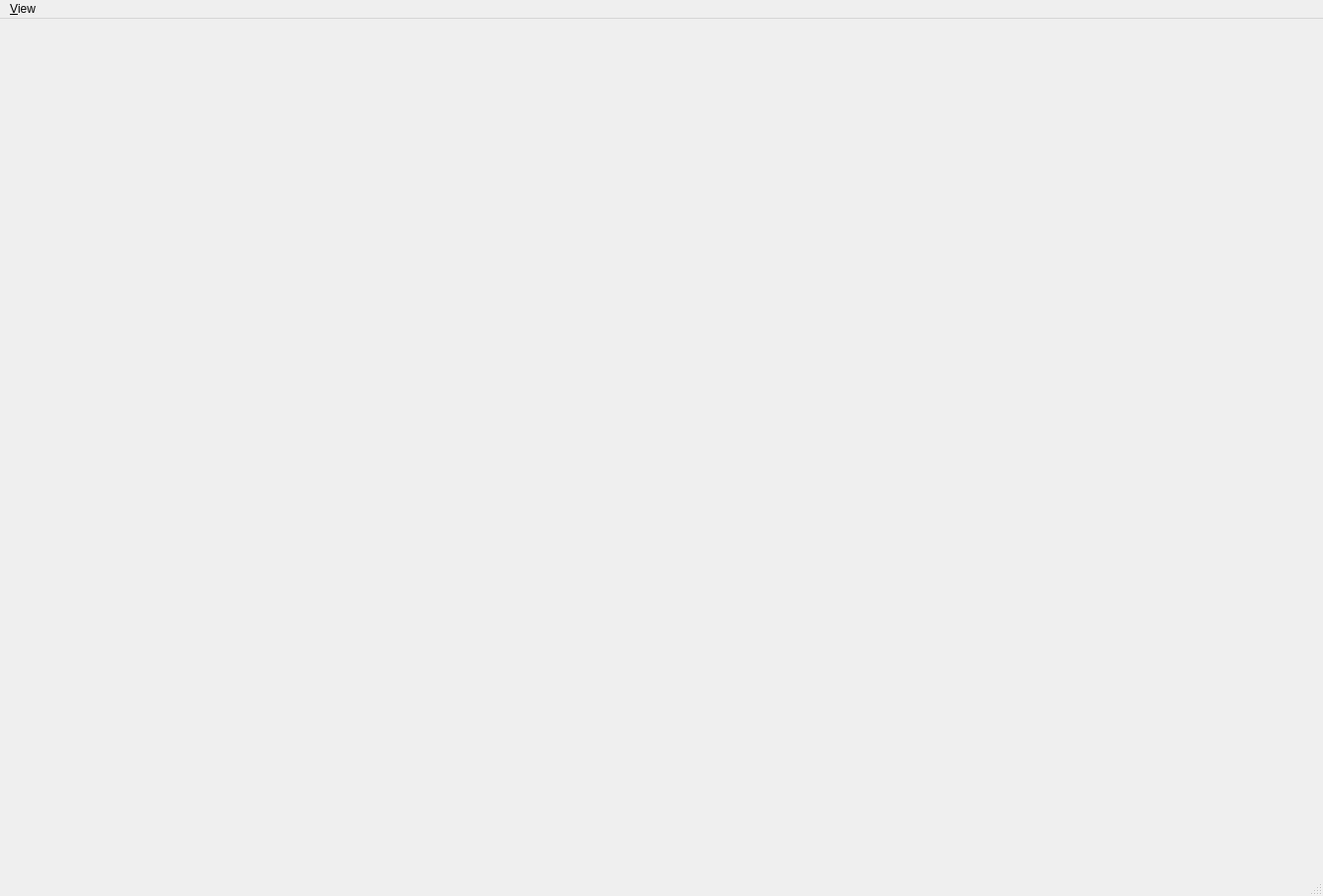
<?xml version="1.0" encoding="UTF-8"?>
<ui version="4.0">
 <class>AppletCentralWidget</class>
 <widget class="QMainWindow" name="AppletCentralWidget">
  <property name="geometry">
   <rect>
    <x>0</x>
    <y>0</y>
    <width>1339</width>
    <height>907</height>
   </rect>
  </property>
  <property name="windowTitle">
   <string>Ilastik Classification Workflow</string>
  </property>
  <widget class="QWidget" name="centralwidget">
   <layout class="QVBoxLayout" name="viewerLayout">
    <property name="margin">
     <number>0</number>
    </property>
   </layout>
  </widget>
  <widget class="QMenuBar" name="menuBar">
   <property name="geometry">
    <rect>
     <x>0</x>
     <y>0</y>
     <width>1339</width>
     <height>25</height>
    </rect>
   </property>
   <property name="nativeMenuBar">
    <bool>false</bool>
   </property>
   <widget class="QMenu" name="menuView">
    <property name="title">
     <string>&amp;View</string>
    </property>
    <addaction name="actionFitToScreen"/>
    <addaction name="actionToggleAllHuds"/>
    <addaction name="actionCenterAllImages"/>
    <addaction name="actionShowDebugPatches"/>
    <addaction name="separator"/>
    <addaction name="actionOnly_for_current_view"/>
    <addaction name="actionFitImage"/>
    <addaction name="actionToggleSelectedHud"/>
    <addaction name="actionCenterImage"/>
    <addaction name="actionReset_zoom"/>
   </widget>
   <addaction name="menuView"/>
  </widget>
  <widget class="QStatusBar" name="statusbar"/>
  <action name="actionOpenFile">
   <property name="icon">
    <iconset>
     <normaloff>icons/document-open.png</normaloff>icons/document-open.png</iconset>
   </property>
   <property name="text">
    <string>&amp;Open File</string>
   </property>
   <property name="iconVisibleInMenu">
    <bool>true</bool>
   </property>
  </action>
  <action name="actionFitToScreen">
   <property name="icon">
    <iconset>
     <normaloff>icons/view-fullscreen.png</normaloff>icons/view-fullscreen.png</iconset>
   </property>
   <property name="text">
    <string>&amp;Zoom to &amp;fit</string>
   </property>
   <property name="toolTip">
    <string>Fit all</string>
   </property>
   <property name="iconVisibleInMenu">
    <bool>true</bool>
   </property>
  </action>
  <action name="actionQuit">
   <property name="icon">
    <iconset>
     <normaloff>icons/process-stop.png</normaloff>icons/process-stop.png</iconset>
   </property>
   <property name="text">
    <string>&amp;Quit</string>
   </property>
   <property name="iconVisibleInMenu">
    <bool>true</bool>
   </property>
  </action>
  <action name="actionShowDebugPatches">
   <property name="checkable">
    <bool>true</bool>
   </property>
   <property name="text">
    <string>&amp;Show Debug Patches</string>
   </property>
   <property name="shortcut">
    <string>Ctrl+D</string>
   </property>
   <property name="iconVisibleInMenu">
    <bool>false</bool>
   </property>
  </action>
  <action name="actionToggleAllHuds">
   <property name="text">
    <string>Toggle huds</string>
   </property>
   <property name="toolTip">
    <string>Hide or show all huds</string>
   </property>
  </action>
  <action name="actionOnly_for_current_view">
   <property name="enabled">
    <bool>true</bool>
   </property>
   <property name="text">
    <string>Only for selected view</string>
   </property>
   <property name="font">
    <font>
     <weight>75</weight>
     <italic>true</italic>
     <bold>true</bold>
    </font>
   </property>
   <property name="iconVisibleInMenu">
    <bool>true</bool>
   </property>
  </action>
  <action name="actionFor_all_axis">
   <property name="enabled">
    <bool>false</bool>
   </property>
   <property name="text">
    <string>For all axis</string>
   </property>
   <property name="font">
    <font>
     <weight>75</weight>
     <italic>true</italic>
     <bold>true</bold>
     <strikeout>false</strikeout>
    </font>
   </property>
   <property name="menuRole">
    <enum>QAction::TextHeuristicRole</enum>
   </property>
  </action>
  <action name="actionToggleSelectedHud">
   <property name="text">
    <string>Toggle hud</string>
   </property>
   <property name="toolTip">
    <string>toggle selected hud</string>
   </property>
   <property name="shortcut">
    <string>H</string>
   </property>
   <property name="shortcutContext">
    <enum>Qt::WidgetShortcut</enum>
   </property>
  </action>
  <action name="actionCenterAllImages">
   <property name="text">
    <string>Center Images</string>
   </property>
  </action>
  <action name="actionCenterImage">
   <property name="text">
    <string>Center Image</string>
   </property>
   <property name="shortcut">
    <string>C</string>
   </property>
   <property name="shortcutContext">
    <enum>Qt::WidgetShortcut</enum>
   </property>
  </action>
  <action name="actionFitImage">
   <property name="text">
    <string>Fit image</string>
   </property>
   <property name="toolTip">
    <string>fit image into view</string>
   </property>
   <property name="shortcut">
    <string>F</string>
   </property>
   <property name="shortcutContext">
    <enum>Qt::ApplicationShortcut</enum>
   </property>
  </action>
  <action name="actionReset_zoom">
   <property name="text">
    <string>Reset zoom</string>
   </property>
   <property name="toolTip">
    <string>reset zoom</string>
   </property>
   <property name="shortcut">
    <string>W</string>
   </property>
  </action>
  <action name="actionOpenStack">
   <property name="icon">
    <iconset>
     <normaloff>icons/document-open.png</normaloff>icons/document-open.png</iconset>
   </property>
   <property name="text">
    <string>Open &amp;Stack</string>
   </property>
  </action>
 </widget>
 <customwidgets>
  <customwidget>
   <class>VolumeEditorWidget</class>
   <extends>QWidget</extends>
   <header>volumina.volumeEditorWidget</header>
  </customwidget>
 </customwidgets>
 <resources/>
 <connections/>
</ui>
